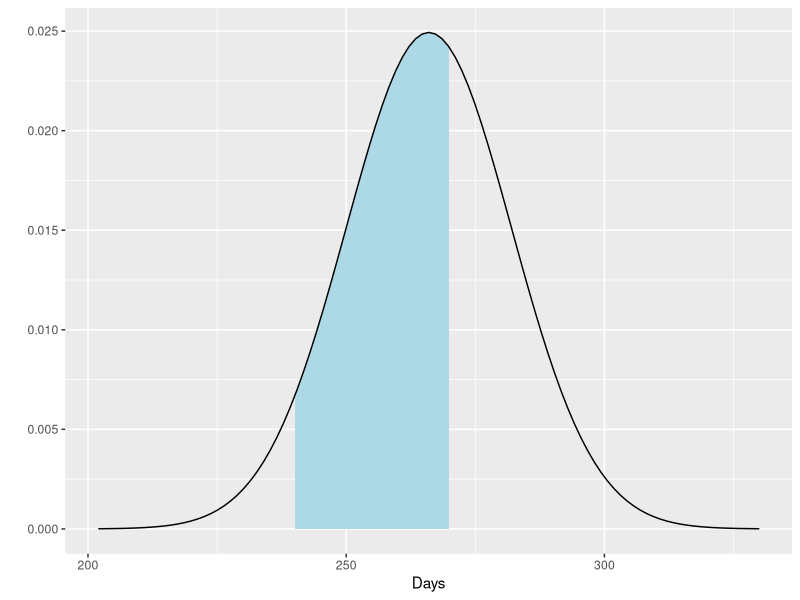
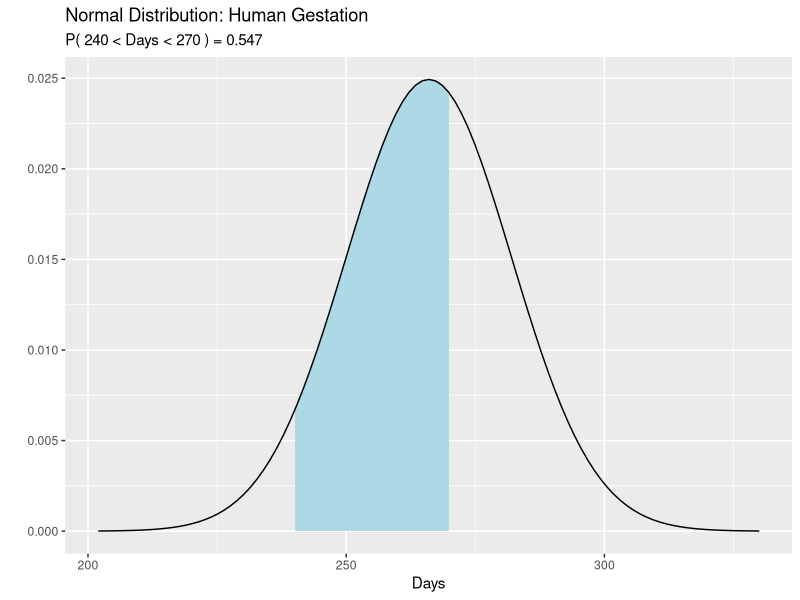
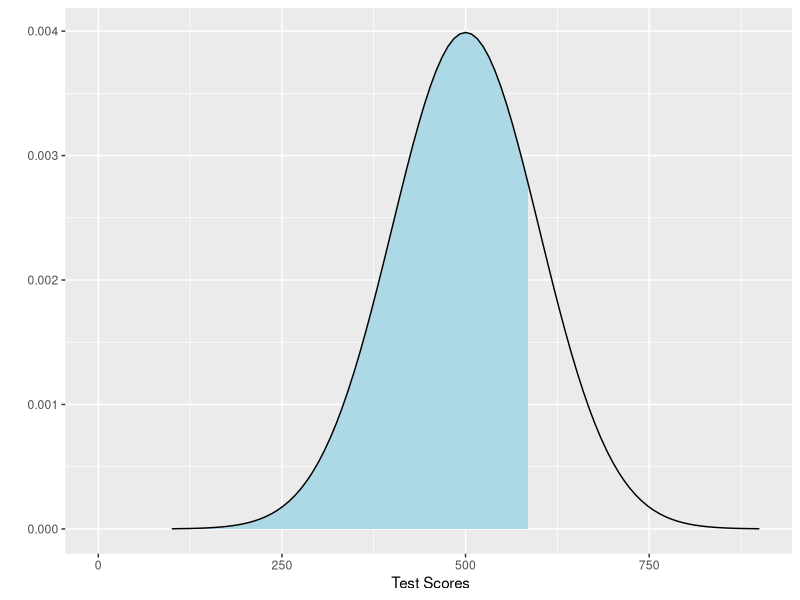
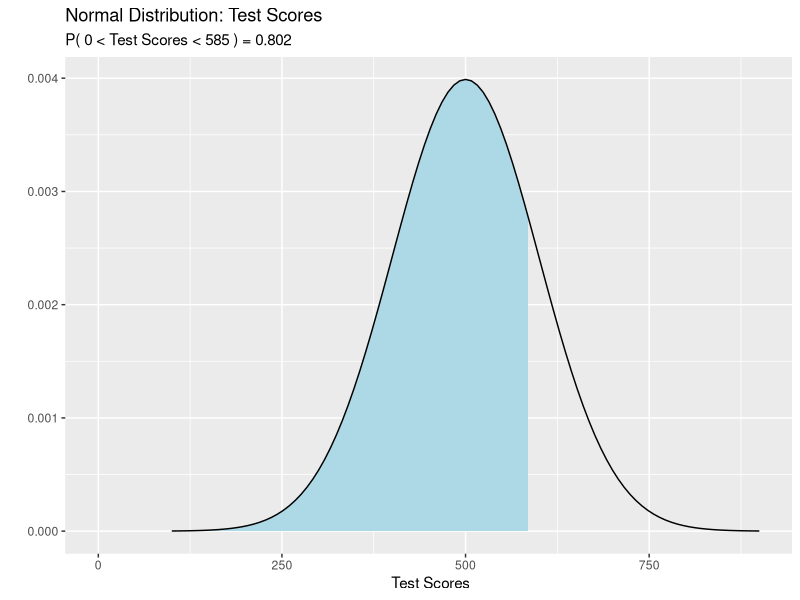
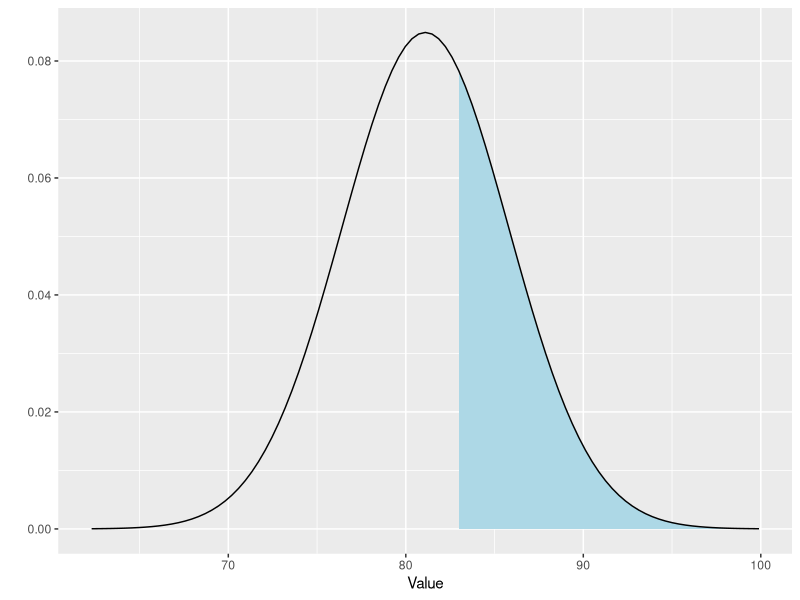
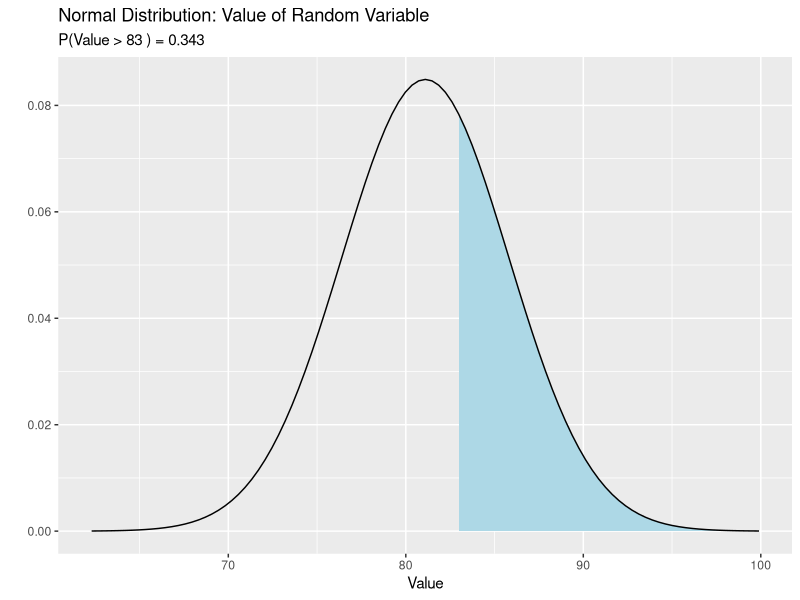

Source code (R) for these figures, in order:
##################################################
#
# Plotting Probability Distributions and
# Calculating Probabilities with an Normal Curve
#
# Student name(s): Daniel Camacho
#
############## Setup ##############
# We will use tibbles, pipes, and ggplot
require(tidyverse)

######## Excercices - Part A ####################

######## Human Gestations #######################
#   Question (1): 
#   The length of human gestation has a normal 
#   distribution with a mean of 266 days and a standard 
#   deviation of 16 days.  What proportion of pregnancies
#   will last between 240 and 270 days?

# Set the parameters for the distribution in days
mu <- 266      # mean
sigma <- 16    # standard deviation
lower <- 240
upper <- 270

# Generate 100 x-values between mu +/- 4sigma 
# These will be used to generate points on the 
# normal curve
# for ggplot to work we need the data in a tibble
data <- tibble(x = seq(mu - 4*sigma,
                       mu + 4*sigma,
                       length = 100))

# plot the normal distribution and
# shade the region
# Note that this calculates the y values 
# on the fly using "dnorm"  ("fun" = function)
myPlot <- data %>% 
  ggplot(aes(x = x)) +
  stat_function(fun = dnorm,                # shade the region
                args = list(mean = mu, 
                            sd = sigma),    # parameters for "dnorm" 
                xlim = c(lower,upper),
                geom = "area",
                fill = "lightblue")  +
  stat_function(fun = dnorm,                # draw the curve
                args = list(mean = mu,
                            sd = sigma)) +  # parameters for "dnorm"
  xlab("Days") +
  ylab("")

# we saved the plot so that we could add the title to it later
# to look at it now, we need to execute this line
myPlot

# Now calculate the probability 
#  P(240 < x < 270) = P(z_lower < z < z_upper)
# That is, find the area shaded in blue
# For this we use the pnorm function
area <- pnorm(upper, mean = mu, sd = sigma) - 
  pnorm(lower, mean = mu, sd = sigma)

# add probability to the plot formatted properly
result <- paste("P(",lower,"< Days <",upper,") =",
                signif(area, digits=3))

myPlot + ggtitle("Normal Distribution: Human Gestation",
                 subtitle = result) 

##################################################

######### Test Scores ############################
#   Question (2): 
#   Entrance to a certain University is determined 
#   by a national test.  The scores on this test are 
#   normally distributed with mean 500 and standard   
#   deviation 100.  What is the probability that a  
#   student makes less than 585 on the exam?

# Set the parameters for the distribution of scores
mu <- 500      # mean
sigma <- 100   # standard deviation
lower <- 0     # There is a change student could get 0 score
upper <- 585

# Generate 100 x-values between mu +/- 4sigma 
# These will be used to generate points on the 
# normal curve
# for ggplot to work we need the data in a tibble
data <- tibble(x = seq(mu - 4*sigma,
                       mu + 4*sigma,
                       length = 100))

# plot the normal distribution and
# shade the region
# Note that this calculates the y values 
# on the fly using "dnorm"  ("fun" = function)
myPlot <- data %>% 
  ggplot(aes(x = x)) +
  stat_function(fun = dnorm,                # shade the region
                args = list(mean = mu, 
                            sd = sigma),    # parameters for "dnorm" 
                xlim = c(lower,upper),
                geom = "area",
                fill = "lightblue")  +
  stat_function(fun = dnorm,                # draw the curve
                args = list(mean = mu,
                            sd = sigma)) +  # parameters for "dnorm"
  xlab(" Test Scores") +
  ylab("")

# we saved the plot so that we could add the title to it later
# to look at it now, we need to execute this line
myPlot

# Now calculate the probability 
#  P(0 < x < 585) = P(z_lower < z < z_upper)
# That is, find the area shaded in blue
# For this we use the pnorm function
area <- pnorm(upper, mean = mu, sd = sigma)

# add probability to the plot formatted properly
result <- paste("P(",lower,"< Test Scores <",upper,") =",
                signif(area, digits=3))

myPlot + ggtitle("Normal Distribution: Test Scores",
                 subtitle = result) 

##################################################

######### Random Variable ########################
#   Question (3): 
#   If the mean of a random variable with a 
#   normal distribution is 81.1 and the standard 
#   deviation is 4.7, then find the probability 
#   of randomly selecting a value more than 83?

# Set the parameters for the distribution of scores
mu <- 81.1      # mean
sigma <- 4.7    # standard deviation
lower <- 83
upper <-  mu + 4*sigma # We would like to stop graph somewhere

# Generate 100 x-values between mu +/- 4sigma 
# These will be used to generate points on the 
# normal curve
# for ggplot to work we need the data in a tibble
data <- tibble(x = seq(mu - 4*sigma,
                       mu + 4*sigma,
                       length = 100))

# plot the normal distribution and
# shade the region
# Note that this calculates the y values 
# on the fly using "dnorm"  ("fun" = function)
myPlot <- data %>% 
  ggplot(aes(x = x)) +
  stat_function(fun = dnorm,                # shade the region
                args = list(mean = mu, 
                            sd = sigma),    # parameters for "dnorm" 
                xlim = c(lower,upper),
                geom = "area",
                fill = "lightblue")  +
  stat_function(fun = dnorm,                # draw the curve
                args = list(mean = mu,
                            sd = sigma)) +  # parameters for "dnorm"
  xlab("Value") +
  ylab("")

# we saved the plot so that we could add the title to it later
# to look at it now, we need to execute this line
myPlot

# Now calculate the probability 
#  P(83 < x < upper) = P(z_lower < z < z_upper)
# That is, find the area shaded in blue
# For this we use the pnorm function
area <- pnorm(upper, mean = mu, sd = sigma) - 
  pnorm(lower, mean = mu, sd = sigma)

# add probability to the plot formatted properly
result <- paste("P(Value >",lower,") =",
                signif(area, digits=3))

myPlot + ggtitle("Normal Distribution: Value of Random Variable",
                 subtitle = result) 

